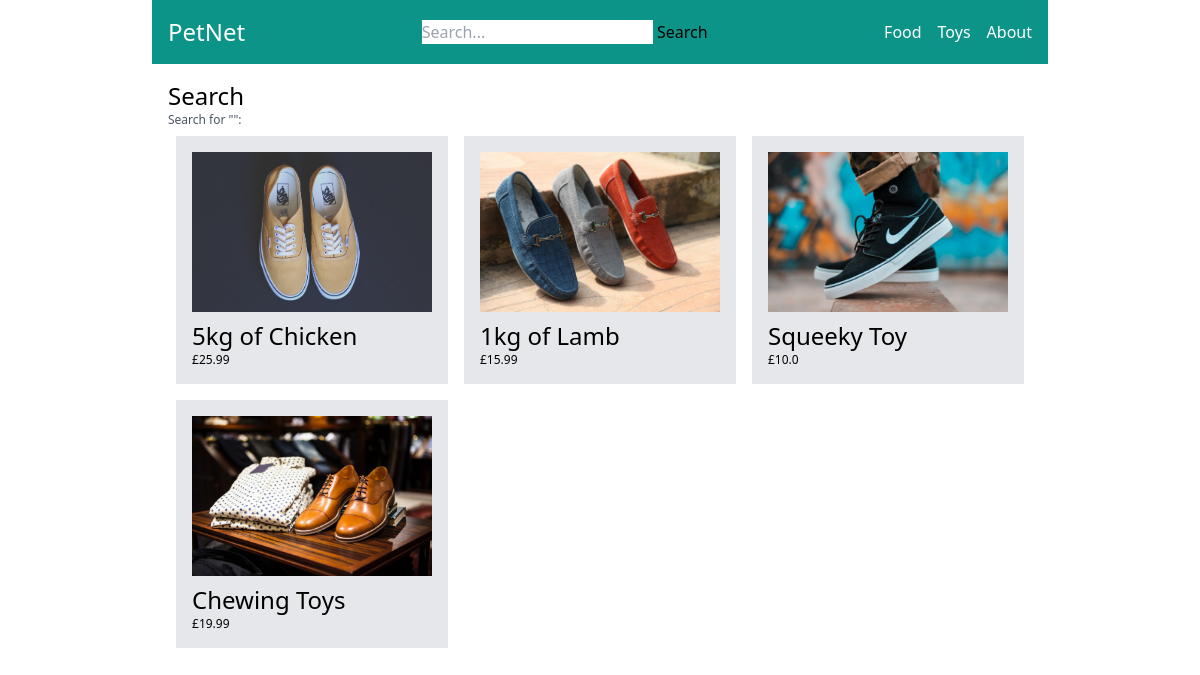
The app's page /search/ with its own data.
### store/models.py (models this page shows, shortened)
class Category(models.Model):
    title = models.CharField(max_length=50)
    slug = models.SlugField(max_length= 50)
    class Meta:
        verbose_name_plural = 'Categories'

class Product(models.Model):
    user = models.ForeignKey(User, related_name='products', on_delete=models.CASCADE)
    category = models.ForeignKey(Category, related_name='products', on_delete=models.CASCADE)
    title = models.CharField(max_length=50)
    slug = models.SlugField(max_length= 50)
    description = models.TextField(blank=True)
    image = models.ImageField(upload_to='uploads/product_images/', blank=True, null=True)
    price = models.IntegerField()
    created_at = models.DateTimeField(auto_now_add=True)
    updated_at = models.DateTimeField(auto_now=True)
    class Meta:
        ordering = ('-created_at', )
    def get_display_price(self):
        return self.price / 100

### store/views.py (the view)
# urls.py: path('search/', views.search, name='search'),
def search(request):
    query = request.GET.get('query','')
    products = Product.objects.filter(Q(title__icontains=query) | Q(description__icontains=query))
    return render(request, 'store/search.html', {'query':query, 'products': products, })

### store/templatetags/menu.py (called while the page is built)
@register.inclusion_tag('core/menu.html')
def menu():
    categories = Category.objects.all()
    return {'categories': categories}

### store/templates/store/search.html (shortened to what this page needs)
{% extends 'core/base.html' %}
{% block content %}
        <h1 class="text-2xl">Search</h1>
        <h2 class="text-xs text-gray-600">Search for "{{query}}":</h2>
    {% if products %}
        <div class="flex flex-wrap">
            {% for product in products %}
                <div class="product w-1/3 p-2">
                    <div class="bg-gray-200 p-4">
                        <a href="{% url 'product_detail' product.category.slug product.slug %}">
                            {% if product.image %}
                                <div class="image mb-2">
                                    <img src="{{ product.image.url }}" alt=" Image of {{ product.title }}">
                                </div>
                            {% endif %}
                            <h2 class="text-2xl">{{ product.title }}</h2>
                            <p class="text-xs text-gray 800">£{{ product.get_display_price }}</p>
                        </a>
                    </div>
                </div>
            {% endfor %}
        </div>
    {% else %}
        <p> There are no products matching this query</p>
    {% endif %}
{% endblock %}

### core/templates/core/menu.html
{% for category in categories %}
    <a href="{% url 'category_detail' category.slug %}" class="text-white">{{category.title}}</a>
{% endfor %}
<a href="{% url 'about' %}" class="text-white">About</a>

### records on screen
Category: title "Food"
Category: title "Toys"
Product: image (picture), title "5kg of Chicken", get_display_price "25.99"
Product: image (picture), title "1kg of Lamb", get_display_price "15.99"
Product: image (picture), title "Squeeky Toy", get_display_price "10.0"
Product: image (picture), title "Chewing Toys", get_display_price "19.99"
